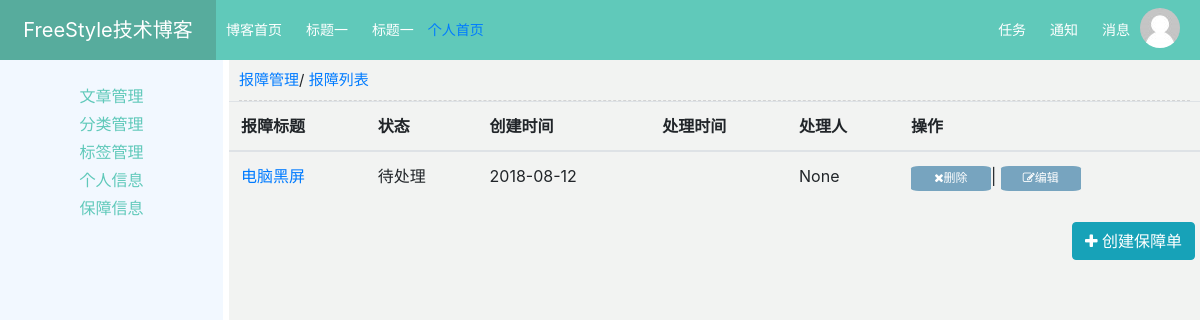
Screenshot of /backendManagement/wallace/troubleList.html/ (signed in) with the database file from the repository.
### repository/models.py (models this page shows, shortened)
class Trouble(models.Model):
    title = models.CharField(verbose_name='报障标题', max_length=32)
    detail = models.CharField(verbose_name='报障详情', max_length=255)
    image = models.ImageField(verbose_name='报障图片', upload_to='static/disabilitiesImage', null=True,blank=True)
    user = models.ForeignKey(verbose_name='报障用户', to='UserInfo', to_field='nid',
                             on_delete=models.CASCADE, related_name='ud')
    handler = models.ForeignKey(verbose_name='处理用户', to='UserInfo', to_field='nid',
                                on_delete=models.CASCADE, related_name='hd', null=True,blank=True)
    status = [
        (0, '待处理'), (1, '处理中'), (2, '已处理'),
    ]
    handler_status = models.IntegerField(choices=status, default=0)
    cm_status = [
        (0, '很差'), (1, '一般'), (2, '很好')
    ]
    comment_status = models.IntegerField(choices=cm_status, default=1, null=True,blank=True)
    create_time = models.DateTimeField(verbose_name='提交时间', auto_now_add=True, null=False)
    dear_time = models.DateTimeField(verbose_name='处理时间',null=True,blank=True)
    dear_detail = models.TextField(null=True,blank=True)
    class Meta:
        verbose_name = '报障单'

### web/views.py (the view)
    def weaper(request,*args,**kwargs):
        s = request.session.get("is_login",False)
        if s == "login":
            return func(request,*args,**kwargs)
        else:
            return redirect('/login')

### backend/views.py (called while the page is built)
@sessionAuth
def trouble(request,**kwargs):
    blogSite = kwargs['blogSite']
    handlerId = UserInfo.objects.filter(blog__site=blogSite).values('nid').first()['nid']
    print(handlerId)
    if blogSite == 'root':
        trouble_list=Trouble.objects.filter(Q(user__blog__site=blogSite) | Q(handler_status=0) | Q(handler=handlerId)).\
        only('title', 'handler_status', 'create_time', 'dear_time', 'handler', 'id').order_by('handler_status')
    else:
        trouble_list = Trouble.objects.filter(user__blog__site=blogSite).\
        only('title','handler_status','create_time','dear_time','handler','id')
    login_name = request.session.get('user')
    login_obj = UserInfo.objects.filter(username=login_name)[0]
    return render(request,'blogManagement/troubleList.html',{
        'trouble_list':trouble_list,
        'blogSite':blogSite,
        'login_obj': login_obj
    })

### web/views.py (called while the page is built)
def sessionAuth(func):
    def weaper(request,*args,**kwargs):
        s = request.session.get("is_login",False)
        if s == "login":
            return func(request,*args,**kwargs)
        else:
            return redirect('/login')
    return weaper

### templates/blogManagement/troubleList.html (shortened to what this page needs)
{% extends 'blogManagement/layout.html' %}
{% block backendContent %}
    <div class="pg-content-mainu">
        <a href="">报障管理</a>/
        <a href="">报障列表</a>
    </div>
    <div class="trouble-list">
        <table class="table">
            <thead>
                <tr>
                    <th scope="col">报障标题</th>
                    <th scope="col">状态</th>
                    <th scope="col">创建时间</th>
                    <th scope="col">处理时间</th>
                    <th scope="col">处理人</th>
                    <th scope="col">操作</th>
                </tr>
            </thead>
            <tbody>
                {% for trouble_obj in trouble_list %}
                    <tr>
                        <td><a href="">{{ trouble_obj.title }}</a></td>
                        <td>{{ trouble_obj.get_handler_status_display }}</td>
                        <td>{{ trouble_obj.create_time|date:'Y-m-d' }}</td>
                        <td>{{ trouble_obj.dear_time|date:'Y-m-d' }}</td>
                        <td>{{ trouble_obj.handler }}</td>
                        <td class="article-operate">
                            <span class="fa fa-remove">删除</span>|
                            <span class="fa fa-edit"><a href="/backendManagement/{{ blogSite }}/editTrouble-{{ trouble_obj.id }}.html/">编辑</a></span>
                        </td>
                    </tr>
                {% endfor %}
            </tbody>
        </table>
        <div class="create-trouble-btn btn btn-info">
            <i class="fa fa-plus"></i>
            <a href="/backendManagement/{{ blogSite }}/createTrouble.html/">创建保障单</a>
        </div>
    </div>
{% endblock %}

### static/css/layout.css (style rules this page uses)
* { margin: 0; }
.pg-content-mainu { line-height: 40px; margin: 0 10px; border-bottom: lightgrey 1px dashed; font-size: 15px; }
.article-operate span { background: #77a4bf; font-size: 12px; color: white; display: inline-block; width: 45px; line-height: 25px; border-radius: 10%; text-align: center; }

### templates/blogManagement/layout.html (style rules this page uses)
* { margin: 0; }
.pg-content-mainu { line-height: 40px; margin: 0 10px; border-bottom: lightgrey 1px dashed; font-size: 15px; }
.article-operate span { background: #77a4bf; font-size: 12px; color: white; display: inline-block; width: 45px; line-height: 25px; border-radius: 10%; text-align: center; }

### templates/blogManagement/troubleList.html (style rules this page uses)
.create-trouble-btn { float: right; margin: 3px 5px; }
.create-trouble-btn a { color: white; }
.article-operate span { width: 80px; }
.article-operate span a { color: white; }

### rows the page displays
Trouble: title "电脑黑屏", handler_status "待处理", create_time "2018-08-12", handler "None"
